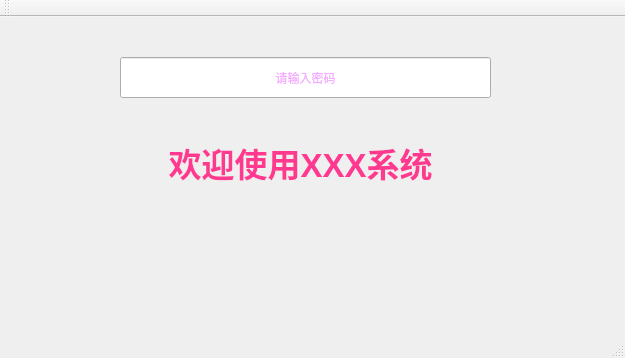
<?xml version="1.0" encoding="UTF-8"?>
<ui version="4.0">
 <class>LineEditTest</class>
 <widget class="QMainWindow" name="LineEditTest">
  <property name="geometry">
   <rect>
    <x>0</x>
    <y>0</y>
    <width>625</width>
    <height>358</height>
   </rect>
  </property>
  <property name="windowTitle">
   <string>LineEditTest</string>
  </property>
  <widget class="QWidget" name="centralWidget">
   <widget class="QLineEdit" name="lineEdit">
    <property name="enabled">
     <bool>true</bool>
    </property>
    <property name="geometry">
     <rect>
      <x>120</x>
      <y>40</y>
      <width>371</width>
      <height>41</height>
     </rect>
    </property>
    <property name="styleSheet">
     <string notr="true">color: rgb(231, 89, 255);</string>
    </property>
    <property name="inputMask">
     <string/>
    </property>
    <property name="text">
     <string/>
    </property>
    <property name="maxLength">
     <number>1666666666</number>
    </property>
    <property name="echoMode">
     <enum>QLineEdit::Password</enum>
    </property>
    <property name="alignment">
     <set>Qt::AlignCenter</set>
    </property>
    <property name="readOnly">
     <bool>false</bool>
    </property>
    <property name="placeholderText">
     <string>请输入密码</string>
    </property>
   </widget>
   <widget class="QLabel" name="label">
    <property name="geometry">
     <rect>
      <x>90</x>
      <y>100</y>
      <width>421</width>
      <height>91</height>
     </rect>
    </property>
    <property name="font">
     <font>
      <pointsize>25</pointsize>
      <weight>75</weight>
      <bold>true</bold>
     </font>
    </property>
    <property name="styleSheet">
     <string notr="true">color: rgb(255, 57, 143);</string>
    </property>
    <property name="text">
     <string>欢迎使用XXX系统</string>
    </property>
    <property name="alignment">
     <set>Qt::AlignCenter</set>
    </property>
   </widget>
  </widget>
  <widget class="QMenuBar" name="menuBar">
   <property name="geometry">
    <rect>
     <x>0</x>
     <y>0</y>
     <width>625</width>
     <height>23</height>
    </rect>
   </property>
  </widget>
  <widget class="QToolBar" name="mainToolBar">
   <attribute name="toolBarArea">
    <enum>TopToolBarArea</enum>
   </attribute>
   <attribute name="toolBarBreak">
    <bool>false</bool>
   </attribute>
  </widget>
  <widget class="QStatusBar" name="statusBar"/>
 </widget>
 <layoutdefault spacing="6" margin="11"/>
 <resources/>
 <connections/>
</ui>
